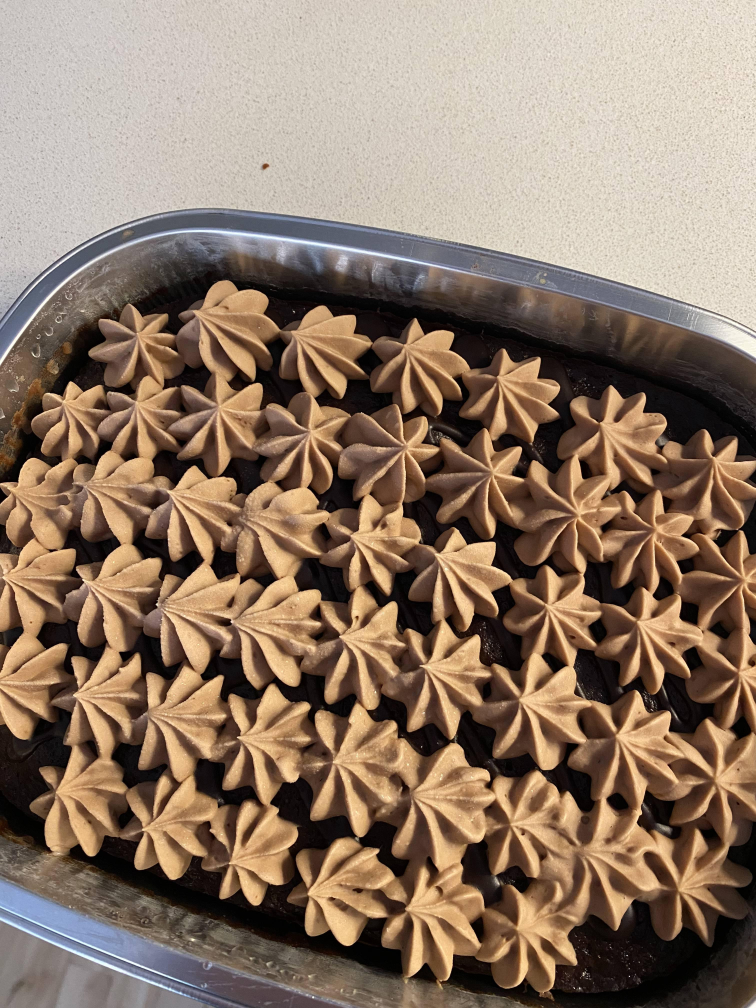
#> input picture screen/pics/Example_1.jpg, 3024 x 4032 px (shown at 1/4 size)
$ python -i image_transform_local.py   (imports and definitions only)   (older library calls are emulated)
#> lines starting #> are read from the running program, lines starting #| are printed output that depends on the picture
import os
from PIL import Image, ImageDraw, ImageFont, ImageOps
import textwrap


#function to transform the pic pulled from gmail into a 2 tone & resized image
class Image_transform:
    def __init__(self, imported_image, fit="crop"):
        self.imported_image=imported_image
    def render(self, fit="crop"):
    ##def render(self, fit="crop"):

        # fit can be "width" or "crop" or "height" or "exact_crop"
        # "exact_crop" specifically handles 480x800 -> 400x600 transformation
        #we are using the screen in portrait mode and so flipping the default landscape mode
        w = 480

        #create canvas in portrait mode
        canvas = Image.new(mode="1", size=(w, h), color=255) #fill colour for blank space (so, clear frame first)
        draw = ImageDraw.Draw(canvas)

        #use the line below if we're working with a path and not an image file
        image = Image.open(self.imported_image)

        #use the line below if we're working with an image file directly
        #image = self.imported_image

        #Remove exif orientation
        image = ImageOps.exif_transpose(image)

        #option 1 : fit the whole width to the frame
        if fit=="width":
            #Resize image to fit width
            wpercent = (w/float(image.size[0]))
            hsize = int((float(image.size[1])*float(wpercent)))
            image = image.resize((w,hsize), Image.ANTIALIAS)

            #center the image vertically in the middle of the frame
            blank_space=h-image.size[1]
            adjust_height=int(blank_space/2)

            #paste on canvas with height adjustment
            canvas.paste(image, (0, 0+adjust_height))

        #option 2 : fit the whole height to the frame
        if fit=="height":

            #Resize image by height
            hpercent = (h/float(image.size[1]))
            wsize = int((float(image.size[0])*float(hpercent)))
            image = image.resize((wsize,h), Image.ANTIALIAS)

            #center
            blank_space=h-image.size[1]
            adjust_height=int(blank_space/2)
            #Paste image on canvas
            canvas.paste(image, (0, 0+adjust_height))

        #option 3 : crop the image in the center
        if fit=="crop":

            #Resize image by height
            hpercent = (h/float(image.size[1]))
            wsize = int((float(image.size[0])*float(hpercent)))
            image = image.resize((wsize,h), Image.ANTIALIAS)

            #Center the image on the frame. First, set overflow
            left = (image.size[0] - w)/2
            top = (image.size[1] - h)/2
            right = (image.size[0] + w)/2
            bottom = (image.size[1] + h)/2

            # Crop the center of the image
            image = image.crop((left, top, right, bottom))

            #Paste image on canvas
            canvas.paste(image, (0, 0))

        #option 4 : exact crop for 480x800 -> 400x600 transformation
        if fit=="exact_crop":
            # This option is specifically for cropping 480x800 server images to 400x600 e-ink display

            # Calculate crop area to center the 400x600 area within the 480x800 image
            # Horizontal crop: remove 40 pixels from each side (480-400=80, 80/2=40)
            # Vertical crop: remove 100 pixels from each side (800-600=200, 200/2=100)

            left = 40    # (480 - 400) / 2
            top = 100    # (800 - 600) / 2
            right = 440  # 480 - 40
            bottom = 700 # 800 - 100

            # Crop the center 400x600 area from the 480x800 image
            image = image.crop((left, top, right, bottom))

            #Paste image on canvas (which is now 400x600)
            canvas.paste(image, (0, 0))

        return(canvas)

>>> import cv2
>>> picture = cv2.imread('pics/Example_1.jpg', cv2.IMREAD_GRAYSCALE)
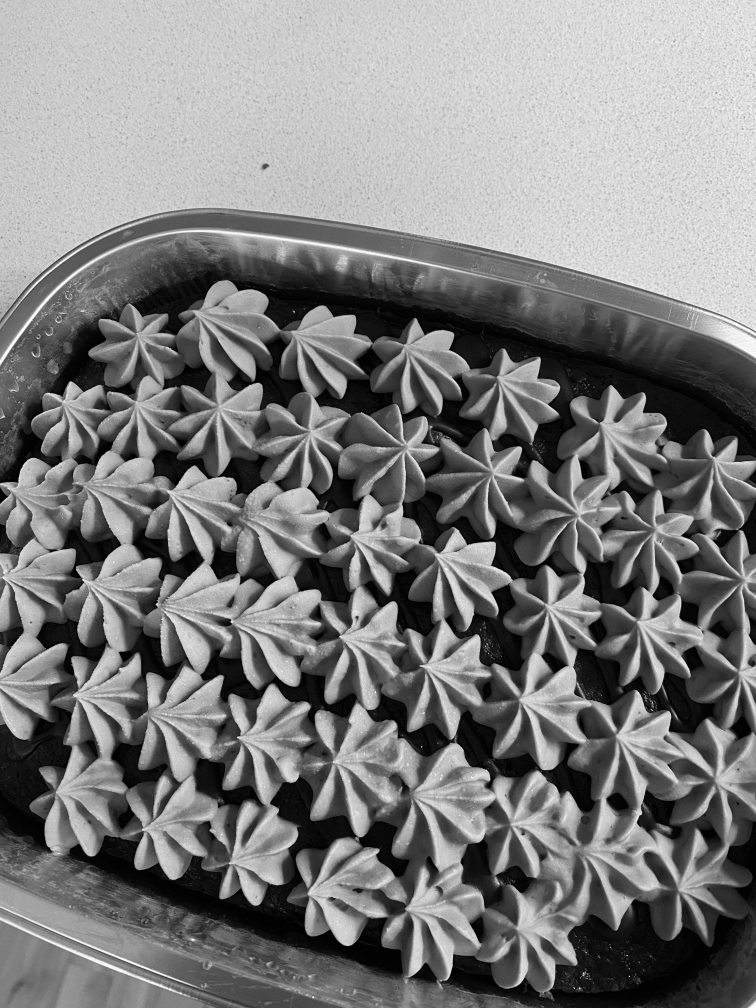
#> picture: shape (4032, 3024) (shown at 1/4 size); min 0, max 255, mean 125.1
>>> result = Image_transform(picture).render()
#> (the run stopped early here; a loop or call above may not have finished)

$ run again, on screen/pics/Example_2.jpg
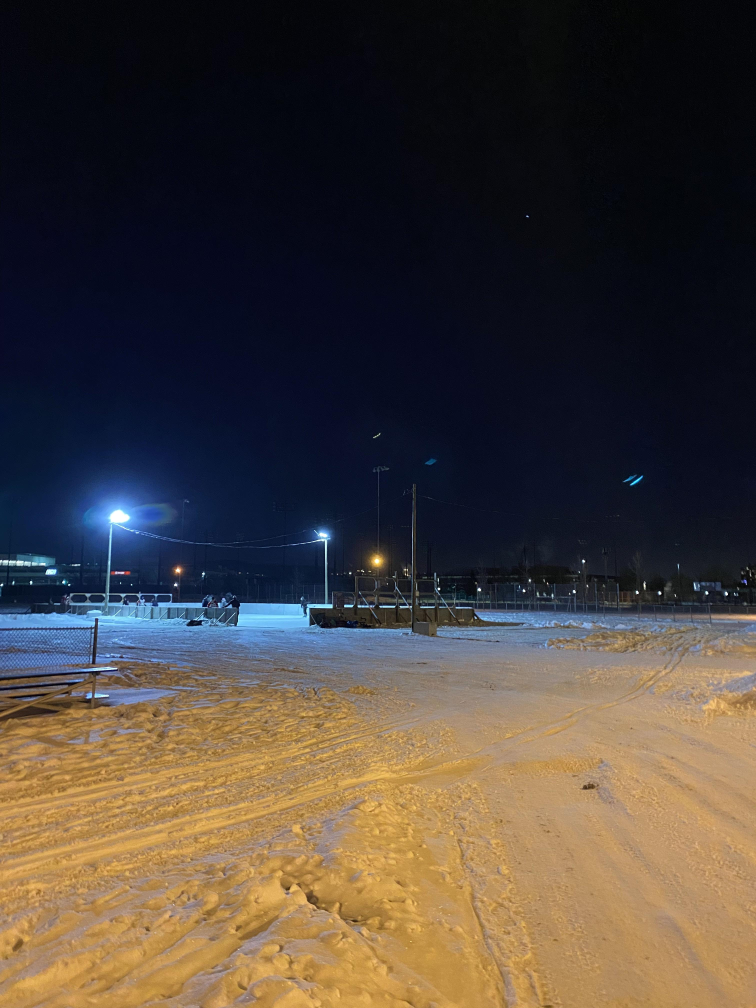
#> input picture screen/pics/Example_2.jpg, 3024 x 4032 px (shown at 1/4 size)
#> `picture = cv2.imread('pics/Example_1.jpg', cv2.IMREAD_GRAYSCALE)`:
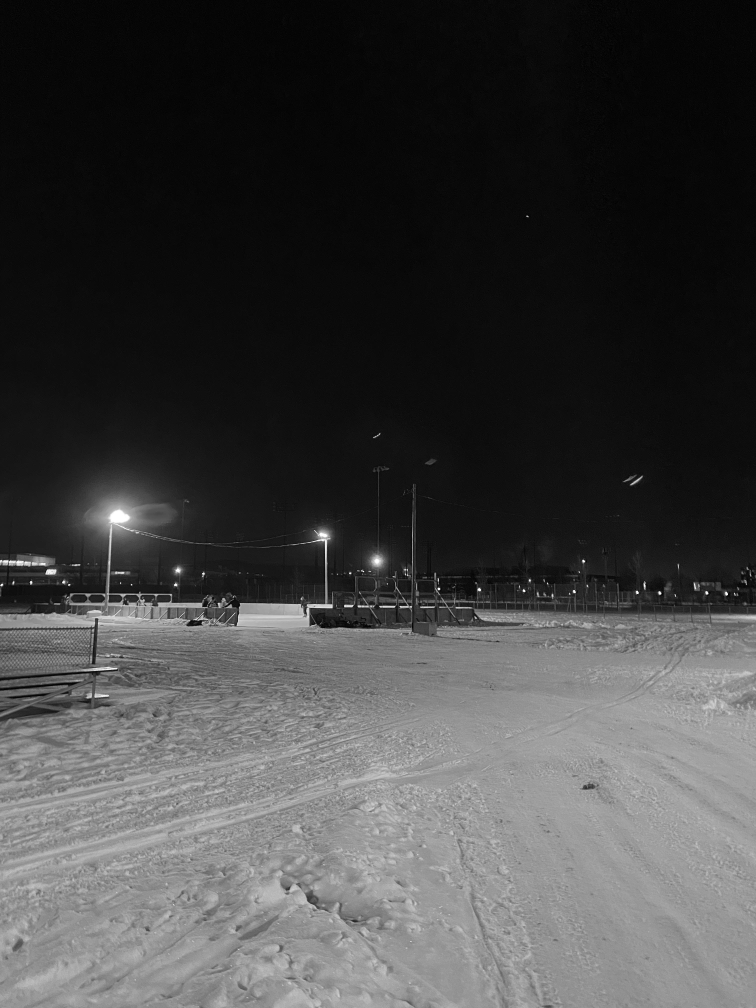
#> picture: shape (4032, 3024) (shown at 1/4 size); min 0, max 255, mean 66.2
